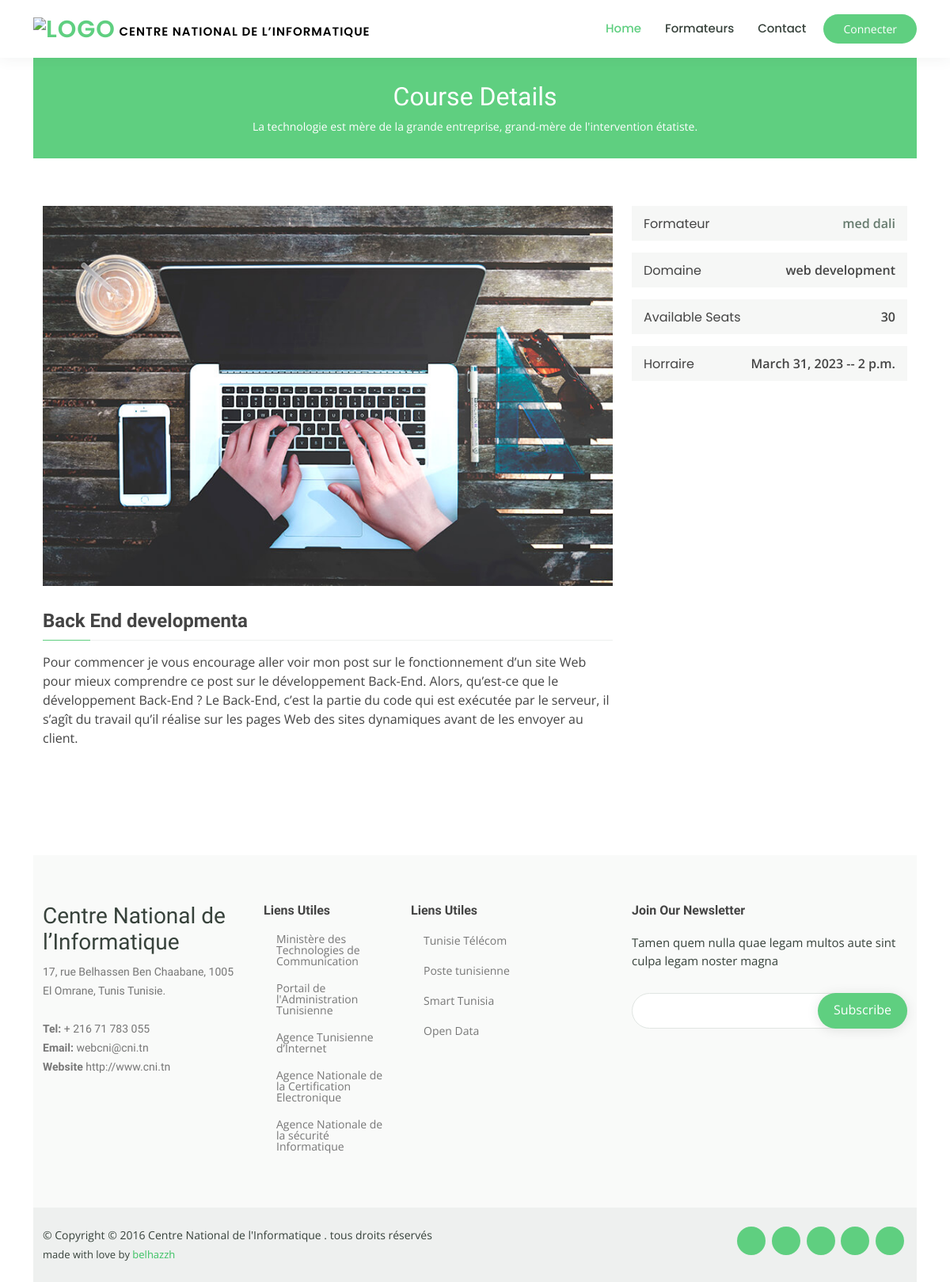
The page /web-design/ on the database as committed earlier.
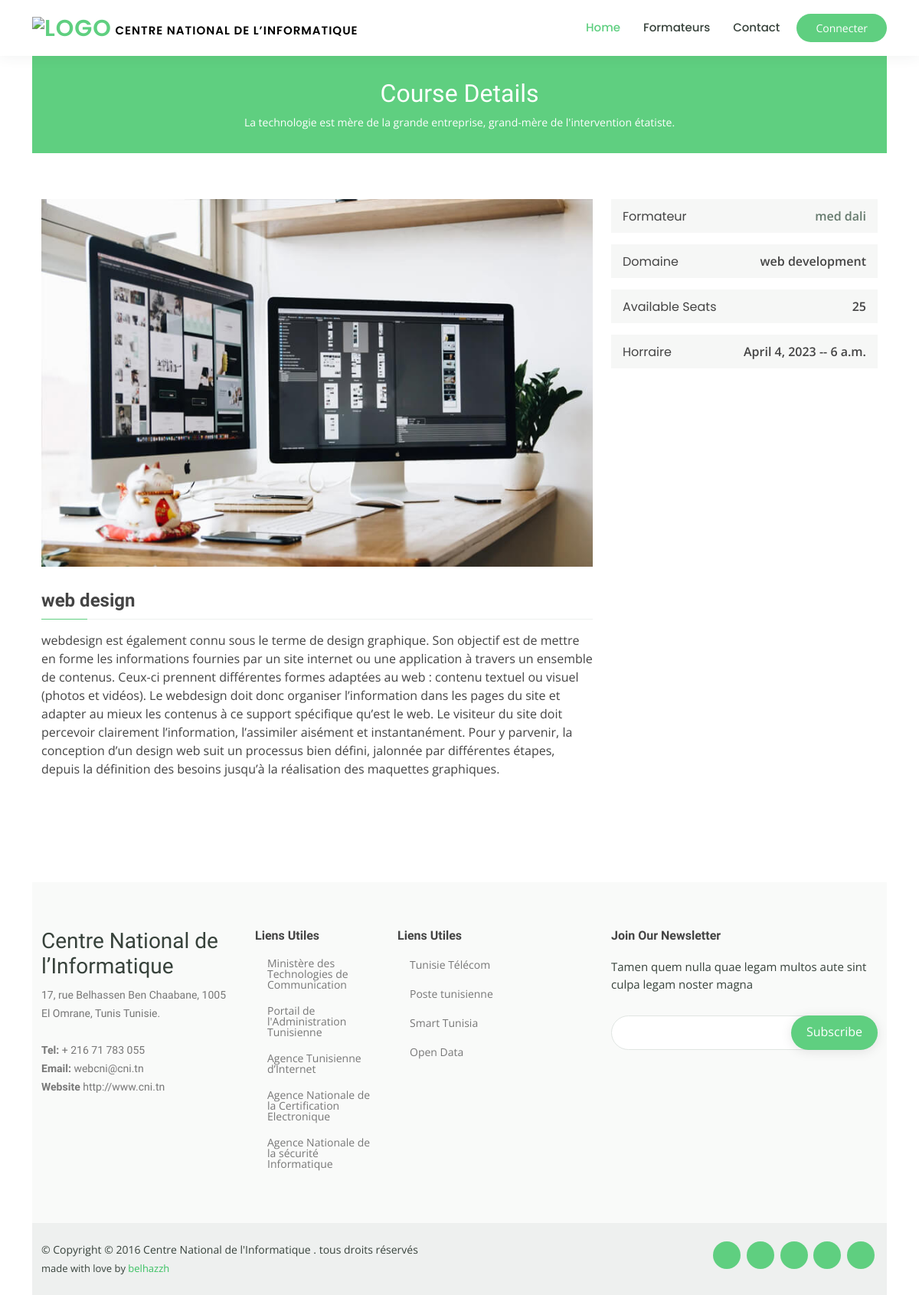
The same page on the database as committed later.
### base/models.py (models this page shows, shortened)
class Formation(models.Model):
    name = models.CharField(max_length=50)
    num_salle = models.CharField(max_length=50)
    domaine = models.CharField(max_length=50,blank=True,null=True)
    description = models.TextField(blank=True, null=True)
    date_debut = models.DateField(blank=True, null=True)
    horraire_debut = models.TimeField(blank=True, null=True)
    date_fin = models.DateField(blank=True, null=True)
    formateur = models.ForeignKey(Formateur, on_delete=models.CASCADE)
    max_places = models.IntegerField(blank=True, null=True,default=20)
    image = models.ImageField(upload_to="images-formation",blank=True, null=True)
    participant = models.ManyToManyField(Participant,blank=True)
    slug = models.SlugField(null=True,blank=True)

class Formateur (models.Model):
    name = models.CharField(max_length=50)
    prenom = models.CharField(max_length=50)
    image = models.ImageField(upload_to="images-formation",blank=True, null=True)
    def __str__(self):
        return self.name

### base/views.py (the view)
# urls.py: path("<slug:slug>/",FormationDetailView.as_view(),name="formation"),
class FormationDetailView(DetailView):
    model = Formation
    template_name = "base/course-details.html"
    context_object_name = "formation"

### templates/base/course-details.html (shortened to what the changed rows need)
{% extends "base.html" %}
{% load static %}
{% block content %}
  <main id="main">
    <div class="breadcrumbs" data-aos="fade-in">
      <div class="container">
        <h2>Course Details</h2>
      </div>
    </div>
    <section id="course-details" class="course-details">
      <div class="container" data-aos="fade-up">
        <div class="row">
          <div class="col-lg-8">
            <img src="{{formation.image.url}}" class="img-fluid" alt="">
            <h3>{{formation.name}}</h3>
            <p>
              {{formation.description}}
            </p>
          </div>
          <div class="col-lg-4">
            <div class="course-info d-flex justify-content-between align-items-center">
              <p><a href="#">{{formation.formateur}}</a></p>
            </div>
            <div class="course-info d-flex justify-content-between align-items-center">
              <h5>Domaine</h5>
              <p>{{formation.domaine}}</p>
            </div>
            <div class="course-info d-flex justify-content-between align-items-center">
              <h5>Available Seats</h5>
              <p>{{formation.max_places}}</p>
            </div>
            <div class="course-info d-flex justify-content-between align-items-center">
              <h5>Horraire</h5>
              <p>{{formation.date_debut}} -- {{formation.horraire_debut}}</p>
            </div>
          </div>
        </div>
      </div>
    </section>
  </main>
 {% endblock content %}

Rows that differ between the two databases and show on the page:
no longer on this page (row edited): Formation: image (picture), name "Back End developmenta", description "Pour commencer je vous encourage aller voir mon post sur le fonctionnement d’un site Web pour mieux comprendre ce post sur le développement Back-End. Alors, qu’est-ce que le développement Back-End ? Le Back-End, c’est la partie du code qui est exécutée par le serveur, il s’agît du travail qu’il réalise sur les pages Web des sites dynamiques avant de les envoyer au client.", formateur "med dali", domaine "web development", max_places "30", date_debut "March 31, 2023", horraire_debut "2 p.m."
now on this page (row edited): Formation: image (picture), name "web design", description "webdesign est également connu sous le terme de design graphique. Son objectif est de mettre en forme les informations fournies par un site internet ou une application à travers un ensemble de contenus. Ceux-ci prennent différentes formes adaptées au web : contenu textuel ou visuel (photos et vidéos). Le webdesign doit donc organiser l’information dans les pages du site et adapter au mieux les contenus à ce support spécifique qu’est le web. Le visiteur du site doit percevoir clairement l’information, l’assimiler aisément et instantanément. Pour y parvenir, la conception d’un design web suit un processus bien défini, jalonnée par différentes étapes, depuis la définition des besoins jusqu’à la…", formateur "med dali", domaine "web development", max_places "25", date_debut "April 4, 2023", horraire_debut "6 a.m."
